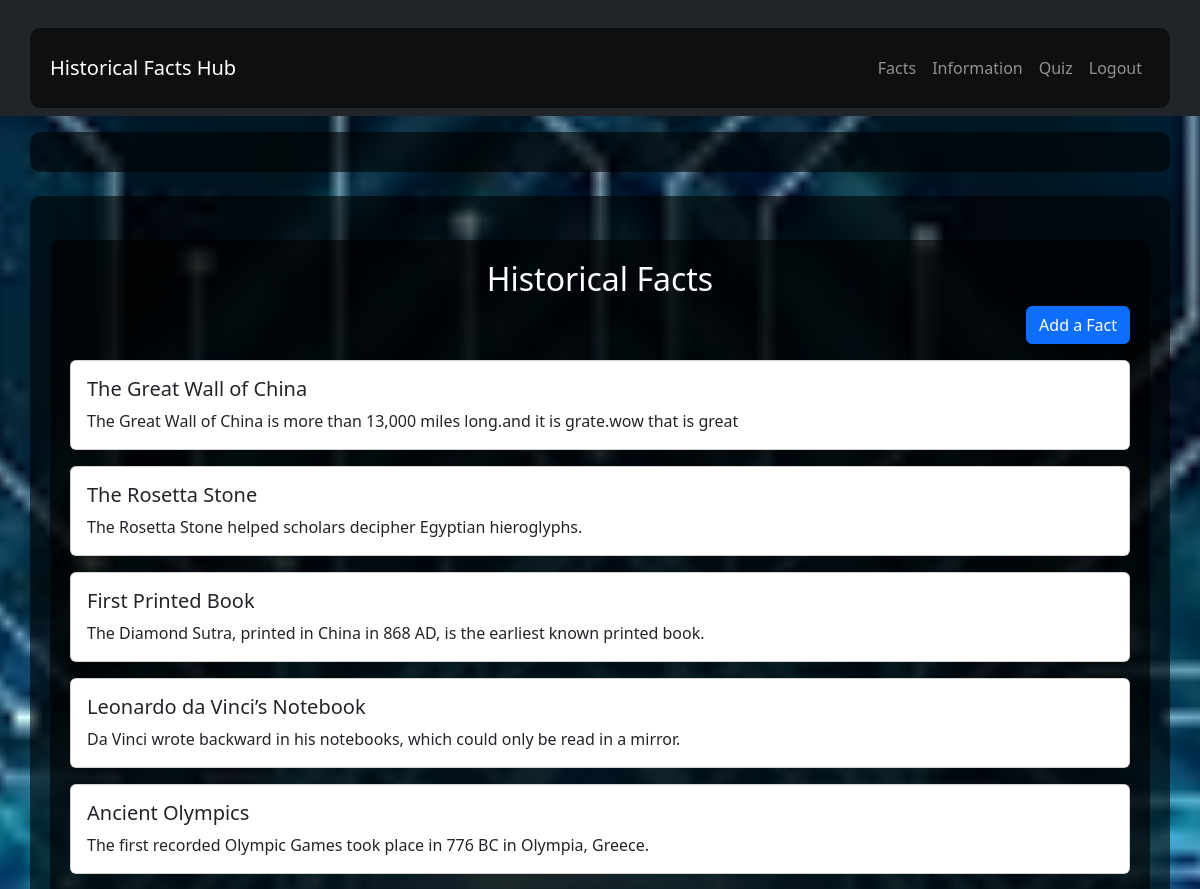
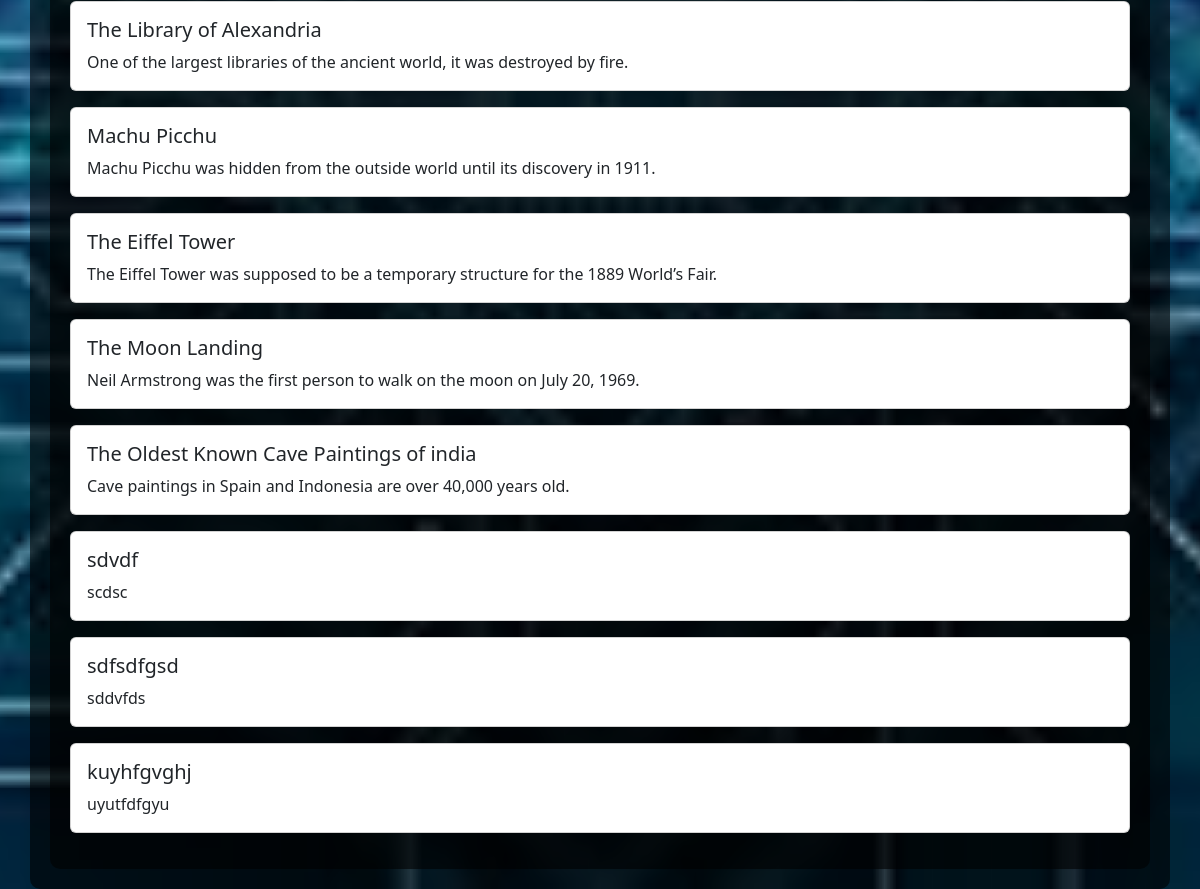
Before: /facts (signed in) with the older database file (2 pictures, top to bottom).
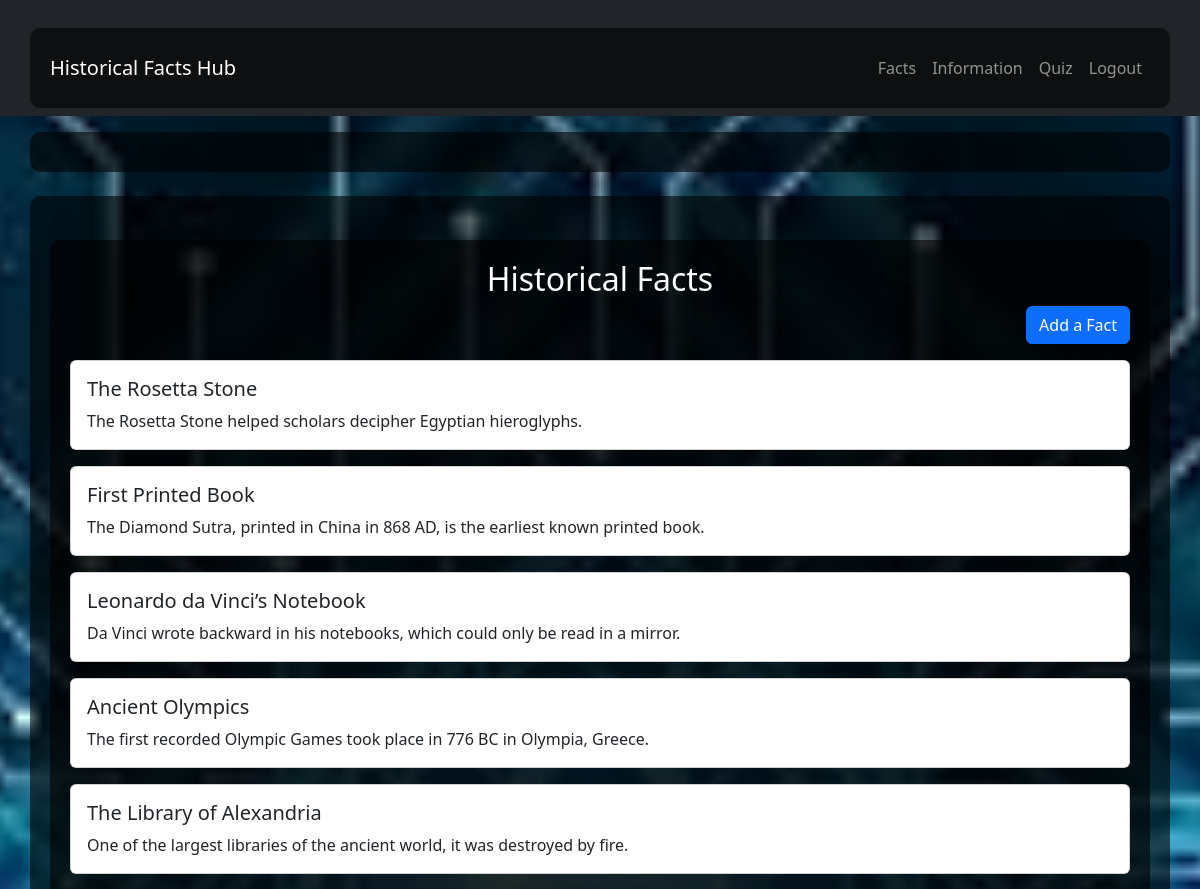
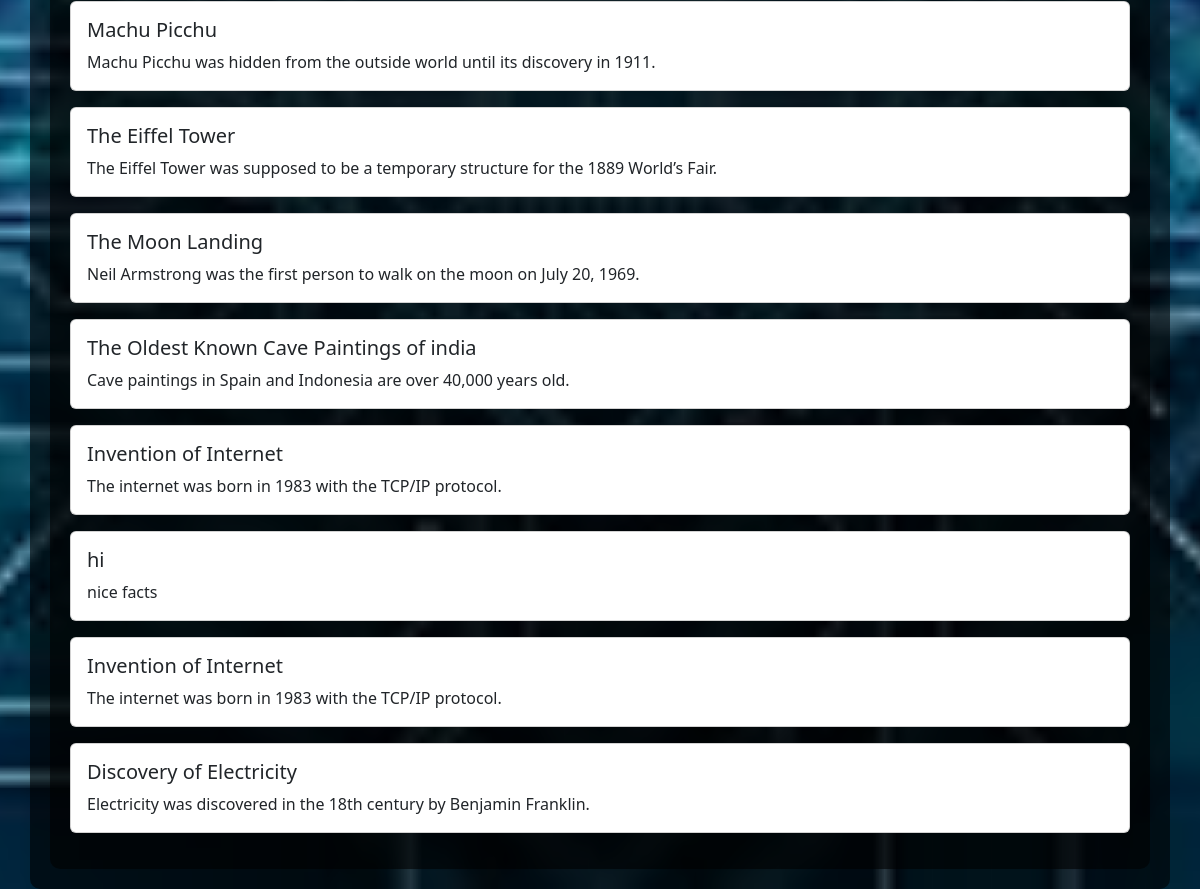
After: the same page with the newer database file (2 pictures, top to bottom).
### app.py (models this page shows)
class Fact(db.Model):
    id = db.Column(db.Integer, primary_key=True)
    title = db.Column(db.String(200), nullable=False)
    description = db.Column(db.Text, nullable=False)

### app.py (the view)
@app.route('/facts')
@login_required
def facts():
    all_facts = Fact.query.all()
    return render_template('facts.html', facts=all_facts)

### app.py (called while the page is built)
@login_manager.user_loader
def load_user(user_id):
    return User.query.get(int(user_id))

### templates/facts.html
{% extends "base.html" %}
{% block content %}
<div class="container mt-4">
    <h2 class="text-center">Historical Facts</h2>
    <div class="d-flex justify-content-end mb-3">
        <a href="{{ url_for('user_add_fact') }}" class="btn btn-primary">Add a Fact</a>
    </div>
    {% for fact in facts %}
    <div class="card my-3">
        <div class="card-body">
            <h5 class="card-title">{{ fact.title }}</h5>
            <p class="card-text">{{ fact.description }}</p>
        </div>
    </div>
    {% endfor %}
</div>
{% endblock %}

Changed rows visible on the page:
removed Fact: title "The Great Wall of China", description "The Great Wall of China is more than 13,000 miles long.and it is grate.wow that is great"
removed Fact: title "sdvdf", description "scdsc"
removed Fact: title "sdfsdfgsd", description "sddvfds"
removed Fact: title "kuyhfgvghj", description "uyutfdfgyu"
added Fact: title "Invention of Internet", description "The internet was born in 1983 with the TCP/IP protocol."
added Fact: title "hi", description "nice facts"
added Fact: title "Invention of Internet", description "The internet was born in 1983 with the TCP/IP protocol."
added Fact: title "Discovery of Electricity", description "Electricity was discovered in the 18th century by Benjamin Franklin."
